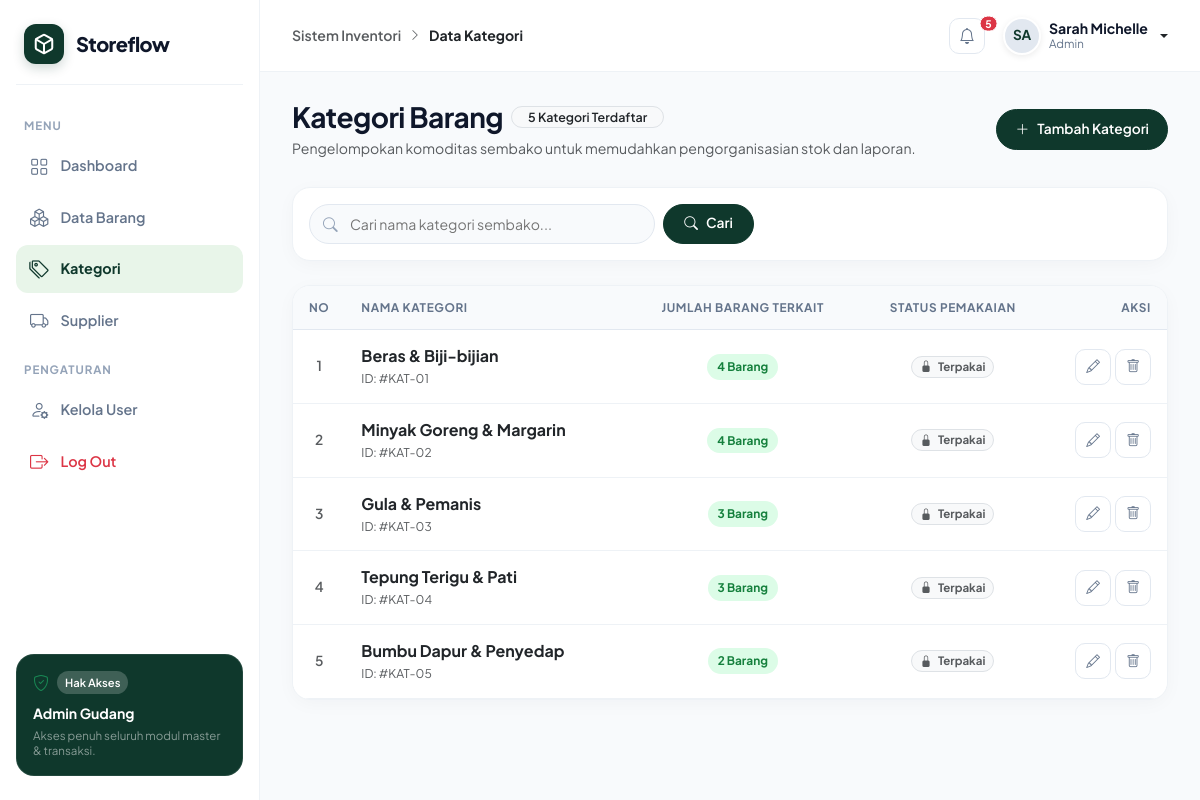
The app's page /kategori/index.php (signed in) with its own data.
### tables this page shows
CREATE TABLE `kategori` (
  `id_kategori` INT AUTO_INCREMENT PRIMARY KEY,
  `nama_kategori` VARCHAR(100) NOT NULL UNIQUE
);

### includes/auth.php (called while the page is built, shortened)
<?php
function is_admin() {
    return isset($_SESSION['user']['role']) && $_SESSION['user']['role'] === 'admin';
}
?>

### kategori/index.php (the view, shortened to what this page needs)
<?php
require_once __DIR__ . '/../includes/header.php';
require_once __DIR__ . '/../includes/sidebar.php';
$q = trim($_GET['q'] ?? '');
$whereSql = "";
$params = [];
$sql = "
    SELECT
        k.id_kategori,
        k.nama_kategori,
        COUNT(b.id_barang) as total_barang
    FROM kategori k
    LEFT JOIN barang b ON k.id_kategori = b.id_kategori
    {$whereSql}
    GROUP BY k.id_kategori, k.nama_kategori
    ORDER BY k.id_kategori ASC
";
$stmt = $pdo->prepare($sql);
$stmt->execute($params);
$kategoriList = $stmt->fetchAll();
?>
<main class="sf-main-content">
    <?php require_once __DIR__ . '/../includes/topbar.php'; ?>
    <div class="sf-body-container">
        <div class="d-flex flex-column flex-md-row justify-content-between align-items-start align-items-md-center mb-4 pb-1 gap-3">
            <div>
                <div class="d-flex align-items-center gap-2 mb-1 flex-wrap">
                    <h3 class="fw-bold mb-0">Kategori Barang</h3>
                    <span class="badge bg-light text-dark border rounded-pill px-3 py-1 fw-semibold" style="font-size: 0.78rem;">
                        <?= count($kategoriList) ?> Kategori <?= $q !== '' ? 'Ditemukan' : 'Terdaftar' ?>
                    </span>
                </div>
                <p class="text-muted mb-0" style="font-size: 0.88rem;">
                    Pengelompokan komoditas sembako untuk memudahkan pengorganisasian stok dan laporan.
                </p>
            </div>
            <?php if (is_admin()): ?>
                <button type="button" class="btn btn-sf-primary" data-bs-toggle="modal" data-bs-target="#modalTambahKategori">
                    <i class="bi bi-plus-lg"></i>
                    <span>Tambah Kategori</span>
                </button>
            <?php else: ?>
                <span class="badge bg-light text-muted border rounded-pill px-3 py-2">
                    <i class="bi bi-lock me-1"></i> Mode Hanya Lihat (Petugas)
                </span>
            <?php endif; ?>
        </div>
        <div class="sf-card mb-4 p-3">
            <form action="" method="GET" class="row g-2 align-items-center">
                <div class="col-12 col-md-5">
                    <div class="sf-search-box w-100">
                        <input type="text" name="q" placeholder="Cari nama kategori sembako..." value="<?= htmlspecialchars($q) ?>">
                    </div>
                </div>
                <div class="col-12 col-md-3 d-flex gap-2">
                    <button type="submit" class="btn btn-sf-primary justify-content-center" style="height: 40px; padding: 0 20px;">
                        <i class="bi bi-search"></i> Cari
                    </button>
                </div>
            </form>
        </div>
        <div class="sf-card p-0 overflow-hidden mb-4">
            <div class="sf-table-responsive">
                <table class="table sf-table">
                    <thead>
                        <tr>
                            <th class="text-center" style="width: 50px;">No</th>
                            <th>Nama Kategori</th>
                            <th class="text-center">Jumlah Barang Terkait</th>
                            <th class="text-center">Status Pemakaian</th>
                            <?php if (is_admin()): ?>
                                <th class="text-end" style="width: 120px;">Aksi</th>
                            <?php endif; ?>
                        </tr>
                    </thead>
                    <tbody>
                        <?php if (!empty($kategoriList)): ?>
                            <?php foreach ($kategoriList as $idx => $kat): ?>
                                <tr>
                                    <td class="text-center text-muted fw-semibold"><?= $idx + 1 ?></td>
                                    <td>
                                        <div class="fw-bold text-dark fs-6"><?= htmlspecialchars($kat['nama_kategori']) ?></div>
                                        <small class="text-muted">ID: #KAT-0<?= $kat['id_kategori'] ?></small>
                                    </td>
                                    <td class="text-center text-nowrap">
                                        <span class="badge-soft-success">
                                            <?= $kat['total_barang'] ?> Barang
                                        </span>
                                    </td>
                                    <td class="text-center text-nowrap">
                                        <?php if ($kat['total_barang'] > 0): ?>
                                            <span class="badge bg-light text-muted border rounded-pill px-2 py-1" style="font-size: 0.72rem;">
                                                <i class="bi bi-lock-fill me-1"></i> Terpakai
                                            </span>
                                        <?php else: ?>
                                            <span class="badge bg-success-subtle text-success rounded-pill px-2 py-1" style="font-size: 0.72rem;">
                                                <i class="bi bi-unlock-fill me-1"></i> Bebas Hapus
                                            </span>
                                        <?php endif; ?>
                                    </td>
                                    <?php if (is_admin()): ?>
                                        <td class="text-end text-nowrap">
                                            <div class="d-inline-flex gap-1">
                                                <button type="button" class="btn-sf-icon btn-edit-kat" title="Ubah Kategori" data-id="<?= $kat['id_kategori'] ?>" data-nama="<?= htmlspecialchars($kat['nama_kategori'], ENT_QUOTES, 'UTF-8') ?>">
                                                    <i class="bi bi-pencil"></i>
                                                </button>
                                                <button type="button" class="btn-sf-icon danger btn-del-kat" title="Hapus Kategori" data-id="<?= $kat['id_kategori'] ?>" data-nama="<?= htmlspecialchars($kat['nama_kategori'], ENT_QUOTES, 'UTF-8') ?>" data-total="<?= (int) $kat['total_barang'] ?>">
                                                    <i class="bi bi-trash"></i>
                                                </button>
                                            </div>
                                        </td>
                                    <?php endif; ?>
                                </tr>
                            <?php endforeach; ?>
                        <?php endif; ?>
                    </tbody>
                </table>
            </div>
        </div>
    </div>
<?php require_once __DIR__ . '/../includes/footer.php'; ?>

### assets/css/style.css (style rules this page uses)
:root { --sf-primary: #0F382C; --sf-primary-hover: #09241C; --sf-primary-light: #165342; --sf-mint: #22C55E; --sf-mint-soft: #E8F5E9; --sf-mint-border: #C8E6C9; --sf-mint-dark: #1B5E20; --sf-bg: #F8FAFC; --sf-surface: #FFFFFF; --sf-border: #EEF2F6; --sf-border-strong: #E2E8F0; --sf-text-main: #0F172A; --sf-text-muted: #64748B; --sf-text-subtle: #94A3B8; --sf-success-bg: #DCFCE7; --sf-success-text: #15803D; --sf-warning-bg: #FEF3C7; --sf-warning-text: #B45309; --sf-danger-bg: #FEE2E2; --sf-danger-text: #B91C1C; --sf-info-bg: #E0F2FE; --sf-info-text: #0369A1; --sf-radius-sm: 8px; --sf-radius-md: 12px; --sf-radius-lg: 18px; --sf-radius-xl: 24px; --sf-radius-pill: 9999px; --sf-shadow-sm: 0 1px 3px rgba(15, 23, 42, 0.04); --sf-shadow: 0 4px 20px -2px rgba(15, 23, 42, 0.04); --sf-shadow-hover: 0 8px 25px -4px rgba(15, 23, 42, 0.08); }
* { box-sizing: border-box; }
body { font-family: 'Plus Jakarta Sans', -apple-system, BlinkMacSystemFont, 'Segoe UI', Roboto, sans-serif; background-color: var(--sf-bg); color: var(--sf-text-main); margin: 0; padding: 0; -webkit-font-smoothing: antialiased; -moz-osx-font-smoothing: grayscale; overflow-x: hidden; }
h1, h2, h3, h4, h5, h6 { color: var(--sf-text-main); font-weight: 700; letter-spacing: -0.02em; }
.sf-main-content { flex: 1; margin-left: 260px; width: calc(100% - 260px); max-width: calc(100% - 260px); min-width: 0; display: flex; flex-direction: column; min-height: 100vh; }
.sf-search-box { position: relative; width: 320px; }
.sf-search-box input { width: 100%; height: 40px; background-color: #F8FAFC; border: 1px solid var(--sf-border-strong); border-radius: var(--sf-radius-pill); padding: 0 16px 0 40px; font-size: 0.88rem; color: var(--sf-text-main); transition: all 0.2s ease; }
.sf-body-container { padding: 28px 32px; flex: 1; }
.sf-card { background: var(--sf-surface); border: 1px solid var(--sf-border); border-radius: var(--sf-radius-lg); padding: 22px 24px; box-shadow: var(--sf-shadow); transition: transform 0.2s ease, box-shadow 0.2s ease; position: relative; }
.sf-table-responsive { border-radius: var(--sf-radius-md); overflow-x: auto; -webkit-overflow-scrolling: touch; }
.table.sf-table { margin-bottom: 0; border-collapse: separate; border-spacing: 0; width: 100%; }
.table.sf-table thead th { background-color: #F8FAFC; color: var(--sf-text-muted); font-size: 0.74rem; font-weight: 700; text-transform: uppercase; letter-spacing: 0.05em; padding: 13px 16px; border-bottom: 1px solid var(--sf-border-strong); border-top: none; white-space: nowrap; }
.table.sf-table tbody tr { transition: background-color 0.15s ease; }
.table.sf-table tbody td { padding: 14px 16px; font-size: 0.86rem; color: var(--sf-text-main); vertical-align: middle; border-bottom: 1px solid var(--sf-border); }
.badge-soft-success { background-color: var(--sf-success-bg); color: var(--sf-success-text); font-weight: 700; padding: 4px 10px; border-radius: var(--sf-radius-pill); font-size: 0.74rem; display: inline-flex; align-items: center; white-space: nowrap; }
.btn-sf-primary { background-color: var(--sf-primary); color: #fff; font-weight: 600; font-size: 0.86rem; padding: 9px 18px; border-radius: var(--sf-radius-pill); border: 1px solid var(--sf-primary); display: inline-flex; align-items: center; gap: 8px; transition: all 0.2s ease; white-space: nowrap; }
.btn-sf-icon { width: 36px; height: 36px; border-radius: 10px; display: inline-flex; align-items: center; justify-content: center; border: 1px solid var(--sf-border-strong); background: #fff; color: var(--sf-text-muted); transition: all 0.2s ease; flex-shrink: 0; }

### records on screen
kategori: nama_kategori "Beras & Biji-bijian", id_kategori "1", total_barang "4"
kategori: nama_kategori "Minyak Goreng & Margarin", id_kategori "2", total_barang "4"
kategori: nama_kategori "Gula & Pemanis", id_kategori "3", total_barang "3"
kategori: nama_kategori "Tepung Terigu & Pati", id_kategori "4", total_barang "3"
kategori: nama_kategori "Bumbu Dapur & Penyedap", id_kategori "5", total_barang "2"

### other values on screen
$userRole "Admin"
$page_title "Data Kategori"
$notifCount "5"
substr($user['nama'], 0, 2) "SA"
$user['nama'] "Sarah Michelle"
$user['role'] "Admin"
count($kategoriList) "5"
